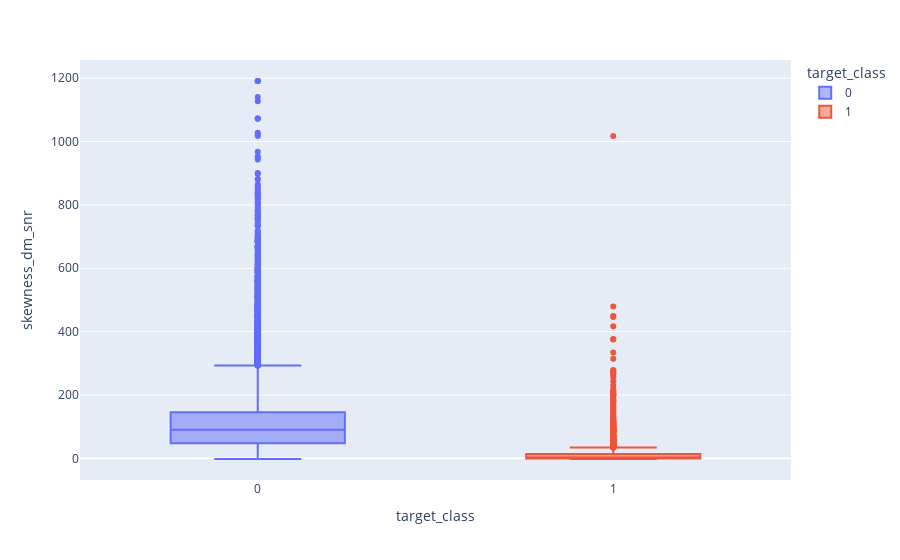

Notebook code for this chart:
### Code cell
px.box(df_stars,x='target_class', y='skewness_dm_snr', color='target_class')

### Figure 1 — Plotly figure (JSON) as saved in the notebook; plotly's stock layout.template omitted (floating-point values rounded to 4 significant figures; data arrays with more than 128 entries replaced by an {"elided": "..."} marker saying what was removed)
{"data": [{"alignmentgroup": "True", "hovertemplate": "target_class=%{x}<br>skewness_dm_snr=%{y}<extra></extra>", "legendgroup": "0", "marker": {"color": "#636efa"}, "name": "0", "notched": false, "offsetgroup": "0", "orientation": "v", "showlegend": true, "type": "box", "x": {"elided": "16259 int values"}, "x0": " ", "xaxis": "x", "y": {"elided": "16259 float values"}, "y0": " ", "yaxis": "y"}, {"alignmentgroup": "True", "hovertemplate": "target_class=%{x}<br>skewness_dm_snr=%{y}<extra></extra>", "legendgroup": "1", "marker": {"color": "#EF553B"}, "name": "1", "notched": false, "offsetgroup": "1", "orientation": "v", "showlegend": true, "type": "box", "x": {"elided": "1639 int values"}, "x0": " ", "xaxis": "x", "y": {"elided": "1639 float values"}, "y0": " ", "yaxis": "y"}], "layout": {"boxmode": "overlay", "legend": {"title": {"text": "target_class"}, "tracegroupgap": 0}, "margin": {"t": 60}, "xaxis": {"anchor": "y", "categoryarray": [0, 1], "categoryorder": "array", "domain": [0, 1], "title": {"text": "target_class"}}, "yaxis": {"anchor": "x", "domain": [0, 1], "title": {"text": "skewness_dm_snr"}}}}
